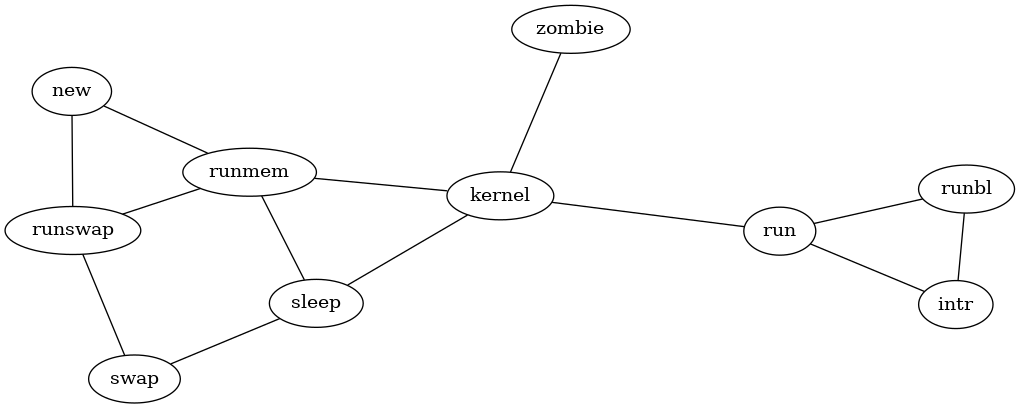

Generate this figure with Python:
"""Process state diagram"""

import graphviz

def example_process():
    g = graphviz.Graph('G', engine='sfdp', format='png')
    g.edge('run', 'intr')
    g.edge('intr', 'runbl')
    g.edge('runbl', 'run')
    g.edge('run', 'kernel')
    g.edge('kernel', 'zombie')
    g.edge('kernel', 'sleep')
    g.edge('kernel', 'runmem')
    g.edge('sleep', 'swap')
    g.edge('swap', 'runswap')
    g.edge('runswap', 'new')
    g.edge('runswap', 'runmem')
    g.edge('new', 'runmem')
    g.edge('sleep', 'runmem')
    return g

if __name__ == "__main__":
    g = example_process()
    g.view()
